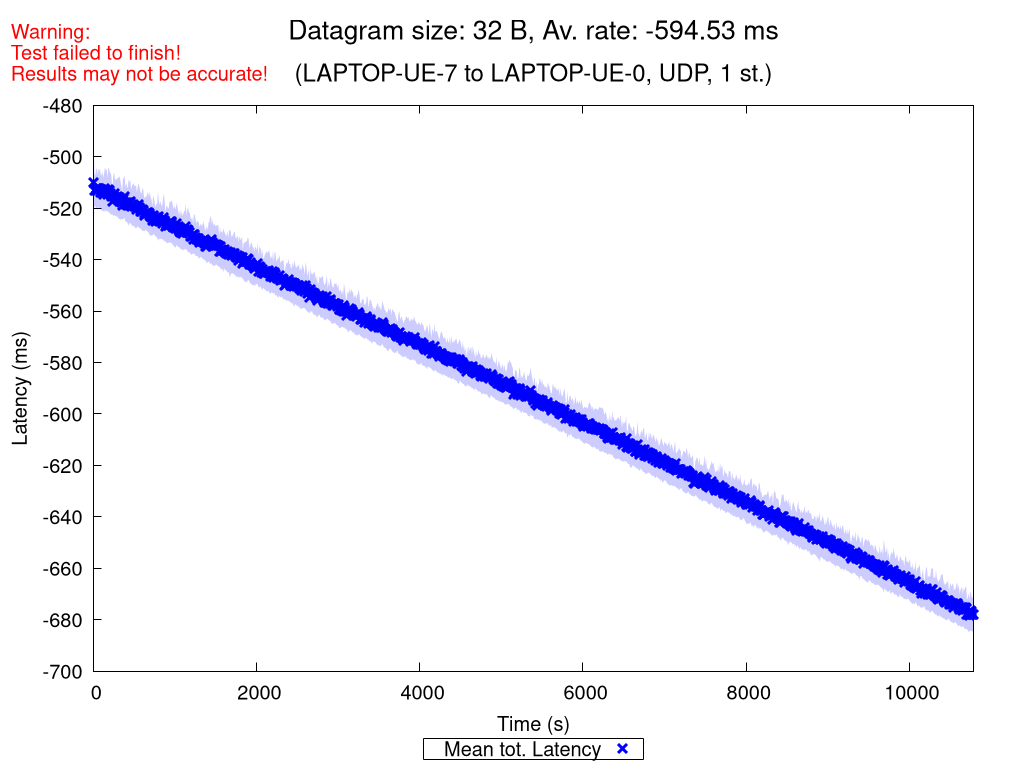

This figure's gnuplot source:
set terminal pngcairo nocrop enhanced size 1024,768 font "Verdana,15"
set output "UDP_1_st_2020_11_02_19-33-08_two2one_00032B.png"

set title "{/=20 Datagram size: 32 B, Av. rate: -594.53 ms}\n\n{/=18 (LAPTOP-UE-7 to LAPTOP-UE-0, UDP, 1 st.)}"
set label "Warning:\nTest failed to finish!\nResults may not be accurate!" at screen 0.01, screen 0.96 tc rgb "red"

set xlabel "Time (s)"
set ylabel "Latency (ms)"
set ytics nomirror
set key bmargin center horizontal box samplen 1 width -1
set bmargin 4.6
set rmargin 4.5

rf = 1.0  # rate factor
set style fill transparent solid 0.2 noborder
set autoscale xfix
plot "UDP_1_st_2020_11_02_19-33-08_two2one_00032B_iperf_processed.dat" using 1:($2/rf-$3/rf):($2/rf+$3/rf) with filledcurves lc rgb "blue" notitle, \
     "" using 1:($2/rf) with points pt 2 ps 1.5 lw 3 lc rgb "blue" title "Mean tot. Latency", \
